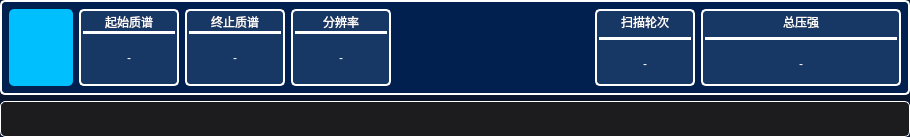
    <widget class="QWidget" name="widget_3" native="true">
     <property name="styleSheet">
      <string notr="true">QWidget{
	background-color: rgb(10, 22, 46);
    border-radius: 5px; 
    
	color: rgb(255, 255, 255);
}</string>
     </property>
     <layout class="QVBoxLayout" name="verticalLayout_2" stretch="0,10">
      <property name="leftMargin">
       <number>0</number>
      </property>
      <property name="topMargin">
       <number>0</number>
      </property>
      <property name="rightMargin">
       <number>0</number>
      </property>
      <property name="bottomMargin">
       <number>0</number>
      </property>
      <item>
       <widget class="QWidget" name="RGA_State" native="true">
        <property name="minimumSize">
         <size>
          <width>0</width>
          <height>95</height>
         </size>
        </property>
        <property name="maximumSize">
         <size>
          <width>16777215</width>
          <height>95</height>
         </size>
        </property>
        <property name="styleSheet">
         <string notr="true">QWidget{
	background-color: rgb(1, 32, 79);
    border-radius: 5px; 
	color: rgb(255, 255, 255);
}

#RGA_State{border:2px solid rgb(255, 255, 255)}</string>
        </property>
        <layout class="QHBoxLayout" name="horizontalLayout_5">
         <item>
          <widget class="QPushButton" name="Show_Sweep_Set_PushButton">
           <property name="sizePolicy">
            <sizepolicy hsizetype="Preferred" vsizetype="Preferred">
             <horstretch>0</horstretch>
             <verstretch>0</verstretch>
            </sizepolicy>
           </property>
           <property name="minimumSize">
            <size>
             <width>35</width>
             <height>0</height>
            </size>
           </property>
           <property name="font">
            <font>
             <family>Microsoft YaHei UI</family>
             <pointsize>18</pointsize>
             <italic>false</italic>
             <bold>true</bold>
            </font>
           </property>
           <property name="styleSheet">
            <string notr="true">QPushButton {
    /* 正常状态下的样式 */
	font: 700 18pt &quot;Microsoft YaHei UI&quot;;
 color:rgb(255, 255, 255);
 background-color: #00BFFF;
    border-radius: 5px; 
}

QPushButton:hover {
    /* 鼠标悬停状态下的样式 */
    background-color:#87CEFA; /* 悬停状态下的背景颜色 */
}</string>
           </property>
           <property name="text">
            <string/>
           </property>
           <property name="icon">
            <iconset resource="icon.qrc">
             <normaloff>:/new/prefix1/icon/show.png</normaloff>:/new/prefix1/icon/show.png</iconset>
           </property>
           <property name="iconSize">
            <size>
             <width>20</width>
             <height>20</height>
            </size>
           </property>
          </widget>
         </item>
         <item>
          <widget class="QWidget" name="Start_AMU_Display" native="true">
           <property name="minimumSize">
            <size>
             <width>100</width>
             <height>0</height>
            </size>
           </property>
           <property name="maximumSize">
            <size>
             <width>100</width>
             <height>16777215</height>
            </size>
           </property>
           <property name="styleSheet">
            <string notr="true">QWidget
{
background-color: rgb(23, 56, 101);
font: 15pt &quot;Microsoft YaHei UI&quot;;
}

#Start_AMU_Display{border:2px solid rgb(255, 255, 255)}</string>
           </property>
           <layout class="QVBoxLayout" name="verticalLayout_9" stretch="3,0,8">
            <property name="spacing">
             <number>0</number>
            </property>
            <property name="leftMargin">
             <number>4</number>
            </property>
            <property name="topMargin">
             <number>4</number>
            </property>
            <property name="rightMargin">
             <number>4</number>
            </property>
            <property name="bottomMargin">
             <number>4</number>
            </property>
            <item>
             <widget class="QLabel" name="title_4">
              <property name="styleSheet">
               <string notr="true">font: 700 14pt &quot;Microsoft YaHei UI&quot;;</string>
              </property>
              <property name="text">
               <string>起始质谱</string>
              </property>
              <property name="alignment">
               <set>Qt::AlignCenter</set>
              </property>
             </widget>
            </item>
            <item>
             <widget class="Line" name="line_5">
              <property name="enabled">
               <bool>true</bool>
              </property>
              <property name="styleSheet">
               <string notr="true">#line_5
{
background-color: rgb(255, 255, 255);
}

#line_5::disabled
{
background-color: rgb(158, 158, 158);
}</string>
              </property>
              <property name="frameShadow">
               <enum>QFrame::Plain</enum>
              </property>
              <property name="orientation">
               <enum>Qt::Horizontal</enum>
              </property>
             </widget>
            </item>
            <item>
             <widget class="QLabel" name="Start_AMU_Value">
              <property name="styleSheet">
               <string notr="true">font: 700 16pt &quot;Microsoft YaHei UI&quot;;</string>
              </property>
              <property name="text">
               <string>-</string>
              </property>
              <property name="alignment">
               <set>Qt::AlignCenter</set>
              </property>
             </widget>
            </item>
           </layout>
          </widget>
         </item>
         <item>
          <widget class="QWidget" name="Stop_AMU_Display" native="true">
           <property name="minimumSize">
            <size>
             <width>100</width>
             <height>0</height>
            </size>
           </property>
           <property name="maximumSize">
            <size>
             <width>100</width>
             <height>16777215</height>
            </size>
           </property>
           <property name="styleSheet">
            <string notr="true">QWidget
{
background-color: rgb(23, 56, 101);
font: 15pt &quot;Microsoft YaHei UI&quot;;
}

#Stop_AMU_Display{border:2px solid rgb(255, 255, 255)}</string>
           </property>
           <layout class="QVBoxLayout" name="verticalLayout_10" stretch="3,0,8">
            <property name="spacing">
             <number>0</number>
            </property>
            <property name="leftMargin">
             <number>4</number>
            </property>
            <property name="topMargin">
             <number>4</number>
            </property>
            <property name="rightMargin">
             <number>4</number>
            </property>
            <property name="bottomMargin">
             <number>4</number>
            </property>
            <item>
             <widget class="QLabel" name="title_6">
              <property name="styleSheet">
               <string notr="true">font: 700 14pt &quot;Microsoft YaHei UI&quot;;</string>
              </property>
              <property name="text">
               <string>终止质谱</string>
              </property>
              <property name="alignment">
               <set>Qt::AlignCenter</set>
              </property>
             </widget>
            </item>
            <item>
             <widget class="Line" name="line_6">
              <property name="enabled">
               <bool>true</bool>
              </property>
              <property name="styleSheet">
               <string notr="true">#line_6
{
background-color: rgb(255, 255, 255);
}

#line_6::disabled
{
background-color: rgb(158, 158, 158);
}</string>
              </property>
              <property name="frameShadow">
               <enum>QFrame::Plain</enum>
              </property>
              <property name="orientation">
               <enum>Qt::Horizontal</enum>
              </property>
             </widget>
            </item>
            <item>
             <widget class="QLabel" name="Stop_AMU_Value">
              <property name="styleSheet">
               <string notr="true">font: 700 16pt &quot;Microsoft YaHei UI&quot;;</string>
              </property>
              <property name="text">
               <string>-</string>
              </property>
              <property name="alignment">
               <set>Qt::AlignCenter</set>
              </property>
             </widget>
            </item>
           </layout>
          </widget>
         </item>
         <item>
          <widget class="QWidget" name="Ppamu_Display" native="true">
           <property name="minimumSize">
            <size>
             <width>100</width>
             <height>0</height>
            </size>
           </property>
           <property name="maximumSize">
            <size>
             <width>100</width>
             <height>16777215</height>
            </size>
           </property>
           <property name="styleSheet">
            <string notr="true">QWidget
{
background-color: rgb(23, 56, 101);
font: 15pt &quot;Microsoft YaHei UI&quot;;
}

#Ppamu_Display{border:2px solid rgb(255, 255, 255)}</string>
           </property>
           <layout class="QVBoxLayout" name="verticalLayout_11" stretch="3,0,8">
            <property name="spacing">
             <number>0</number>
            </property>
            <property name="leftMargin">
             <number>4</number>
            </property>
            <property name="topMargin">
             <number>4</number>
            </property>
            <property name="rightMargin">
             <number>4</number>
            </property>
            <property name="bottomMargin">
             <number>4</number>
            </property>
            <item>
             <widget class="QLabel" name="title_8">
              <property name="styleSheet">
               <string notr="true">font: 700 14pt &quot;Microsoft YaHei UI&quot;;</string>
              </property>
              <property name="text">
               <string>分辨率</string>
              </property>
              <property name="alignment">
               <set>Qt::AlignCenter</set>
              </property>
             </widget>
            </item>
            <item>
             <widget class="Line" name="line_7">
              <property name="enabled">
               <bool>true</bool>
              </property>
              <property name="styleSheet">
               <string notr="true">#line_7
{
background-color: rgb(255, 255, 255);
}

#line_7::disabled
{
background-color: rgb(158, 158, 158);
}</string>
              </property>
              <property name="frameShadow">
               <enum>QFrame::Plain</enum>
              </property>
              <property name="orientation">
               <enum>Qt::Horizontal</enum>
              </property>
             </widget>
            </item>
            <item>
             <widget class="QLabel" name="Ppamu_Value">
              <property name="styleSheet">
               <string notr="true">font: 700 16pt &quot;Microsoft YaHei UI&quot;;</string>
              </property>
              <property name="text">
               <string>-</string>
              </property>
              <property name="alignment">
               <set>Qt::AlignCenter</set>
              </property>
             </widget>
            </item>
           </layout>
          </widget>
         </item>
         <item>
          <spacer name="horizontalSpacer_4">
           <property name="orientation">
            <enum>Qt::Horizontal</enum>
           </property>
           <property name="sizeHint" stdset="0">
            <size>
             <width>198</width>
             <height>20</height>
            </size>
           </property>
          </spacer>
         </item>
         <item>
          <widget class="QWidget" name="Scan_Number_Display" native="true">
           <property name="minimumSize">
            <size>
             <width>100</width>
             <height>0</height>
            </size>
           </property>
           <property name="maximumSize">
            <size>
             <width>100</width>
             <height>16777215</height>
            </size>
           </property>
           <property name="styleSheet">
            <string notr="true">QWidget
{
background-color: rgb(23, 56, 101);
font: 15pt &quot;Microsoft YaHei UI&quot;;
}



#Scan_Number_Display{border:2px solid rgb(255, 255, 255)}</string>
           </property>
           <layout class="QVBoxLayout" name="verticalLayout_12" stretch="3,0,8">
            <property name="leftMargin">
             <number>4</number>
            </property>
            <property name="topMargin">
             <number>4</number>
            </property>
            <property name="rightMargin">
             <number>4</number>
            </property>
            <property name="bottomMargin">
             <number>4</number>
            </property>
            <item>
             <widget class="QLabel" name="title_10">
              <property name="styleSheet">
               <string notr="true">font: 700 14pt &quot;Microsoft YaHei UI&quot;;</string>
              </property>
              <property name="text">
               <string>扫描轮次</string>
              </property>
              <property name="alignment">
               <set>Qt::AlignCenter</set>
              </property>
             </widget>
            </item>
            <item>
             <widget class="Line" name="line_8">
              <property name="enabled">
               <bool>true</bool>
              </property>
              <property name="styleSheet">
               <string notr="true">#line_8
{
background-color: rgb(255, 255, 255);
}

#line_8::disabled
{
background-color: rgb(158, 158, 158);
}</string>
              </property>
              <property name="frameShadow">
               <enum>QFrame::Plain</enum>
              </property>
              <property name="orientation">
               <enum>Qt::Horizontal</enum>
              </property>
             </widget>
            </item>
            <item>
             <widget class="QLabel" name="Scan_Number_Value">
              <property name="styleSheet">
               <string notr="true">font: 700 16pt &quot;Microsoft YaHei UI&quot;;</string>
              </property>
              <property name="text">
               <string>-</string>
              </property>
              <property name="alignment">
               <set>Qt::AlignCenter</set>
              </property>
             </widget>
            </item>
           </layout>
          </widget>
         </item>
         <item>
          <widget class="QWidget" name="Tol_Pressure_Display" native="true">
           <property name="minimumSize">
            <size>
             <width>200</width>
             <height>0</height>
            </size>
           </property>
           <property name="maximumSize">
            <size>
             <width>100</width>
             <height>16777215</height>
            </size>
           </property>
           <property name="styleSheet">
            <string notr="true">QWidget
{
background-color: rgb(23, 56, 101);
font: 15pt &quot;Microsoft YaHei UI&quot;;
}


#Tol_Pressure_Display{border:2px solid rgb(255, 255, 255)}</string>
           </property>
           <layout class="QVBoxLayout" name="verticalLayout_8" stretch="3,0,8">
            <property name="leftMargin">
             <number>4</number>
            </property>
            <property name="topMargin">
             <number>4</number>
            </property>
            <property name="rightMargin">
             <number>4</number>
            </property>
            <property name="bottomMargin">
             <number>4</number>
            </property>
            <item>
             <widget class="QLabel" name="title_2">
              <property name="styleSheet">
               <string notr="true">font: 700 14pt &quot;Microsoft YaHei UI&quot;;</string>
              </property>
              <property name="text">
               <string>总压强</string>
              </property>
              <property name="alignment">
               <set>Qt::AlignCenter</set>
              </property>
             </widget>
            </item>
            <item>
             <widget class="Line" name="line_4">
              <property name="enabled">
               <bool>true</bool>
              </property>
              <property name="styleSheet">
               <string notr="true">#line_4
{
background-color: rgb(255, 255, 255);
}

#line_4::disabled
{
background-color: rgb(158, 158, 158);
}</string>
              </property>
              <property name="frameShadow">
               <enum>QFrame::Plain</enum>
              </property>
              <property name="lineWidth">
               <number>1</number>
              </property>
              <property name="orientation">
               <enum>Qt::Horizontal</enum>
              </property>
             </widget>
            </item>
            <item>
             <widget class="QLabel" name="Tol_Pressure_Value">
              <property name="styleSheet">
               <string notr="true">font: 700 16pt &quot;Microsoft YaHei UI&quot;;</string>
              </property>
              <property name="text">
               <string>-</string>
              </property>
              <property name="alignment">
               <set>Qt::AlignCenter</set>
              </property>
             </widget>
            </item>
           </layout>
          </widget>
         </item>
        </layout>
       </widget>
      </item>
      <item>
       <widget class="QWidget" name="Chart_Display" native="true">
        <property name="styleSheet">
         <string notr="true">QWidget{
	background-color: rgb(28, 28, 30);
    border-radius: 5px; 
	color: rgb(255, 255, 255);
}

#Chart_Display{
	background-color: rgb(28, 28, 30);
    border-radius: 5px; 
     border:1px solid rgb(255, 255, 255);
	color: rgb(255, 255, 255);
}</string>
        </property>
        <layout class="QVBoxLayout" name="verticalLayout_14" stretch="0,0">
         <item>
          <layout class="QVBoxLayout" name="AMU_Chart_verticalLayout"/>
         </item>
         <item>
          <layout class="QVBoxLayout" name="Chart_verticalLayout">
           <item>
            <widget class="QWidget" name="widget_2" native="true">
             <layout class="QVBoxLayout" name="verticalLayout_3">
              <item>
               <widget class="QWidget" name="widget_4" native="true"/>
              </item>
             </layout>
            </widget>
           </item>
          </layout>
         </item>
        </layout>
       </widget>
      </item>
     </layout>
    </widget>
